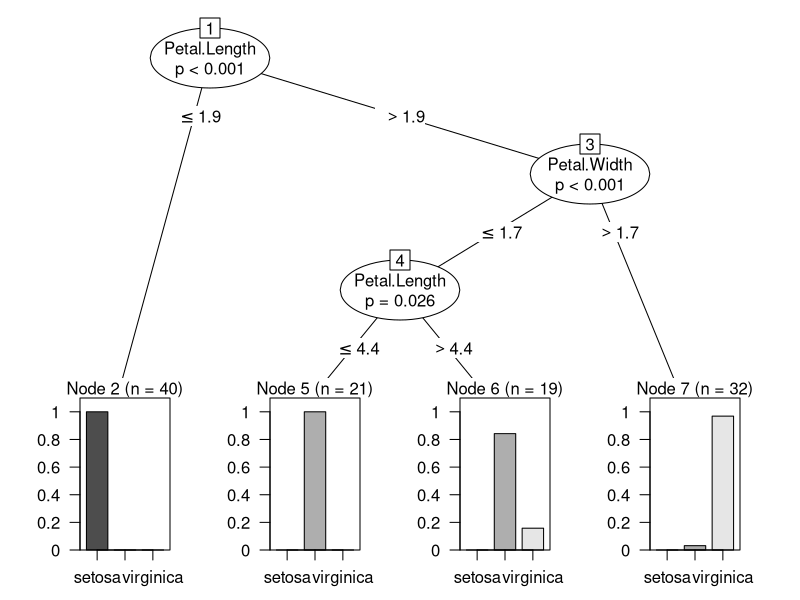
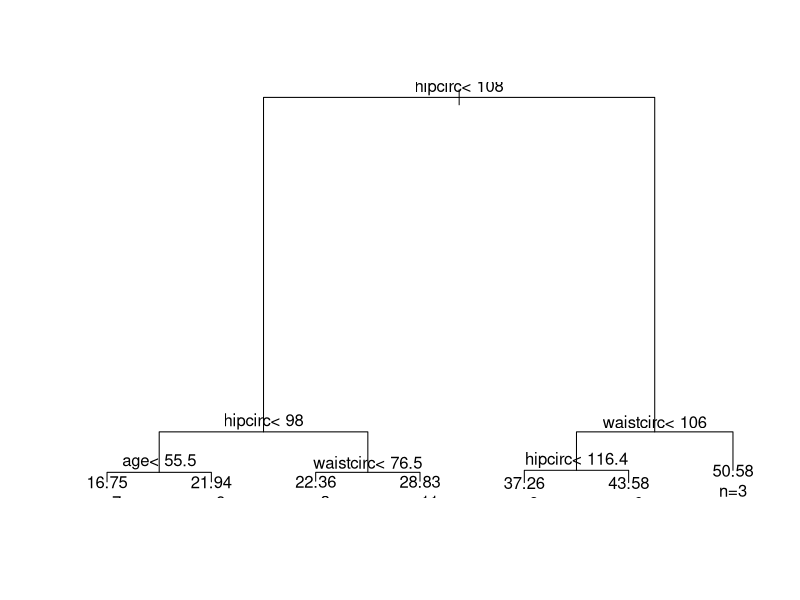
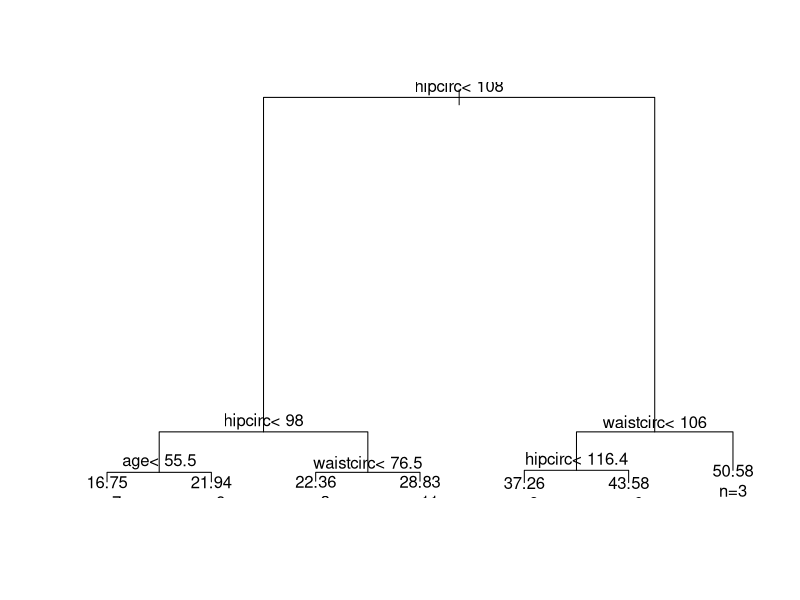
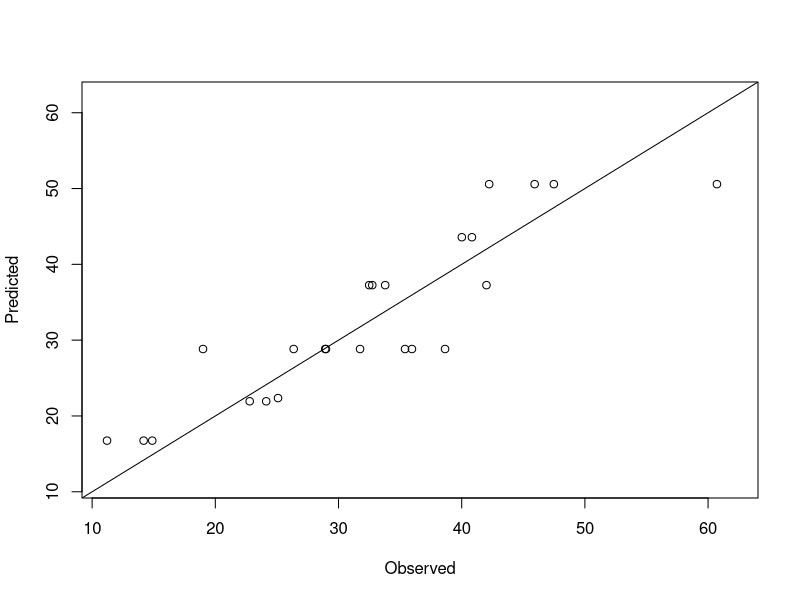
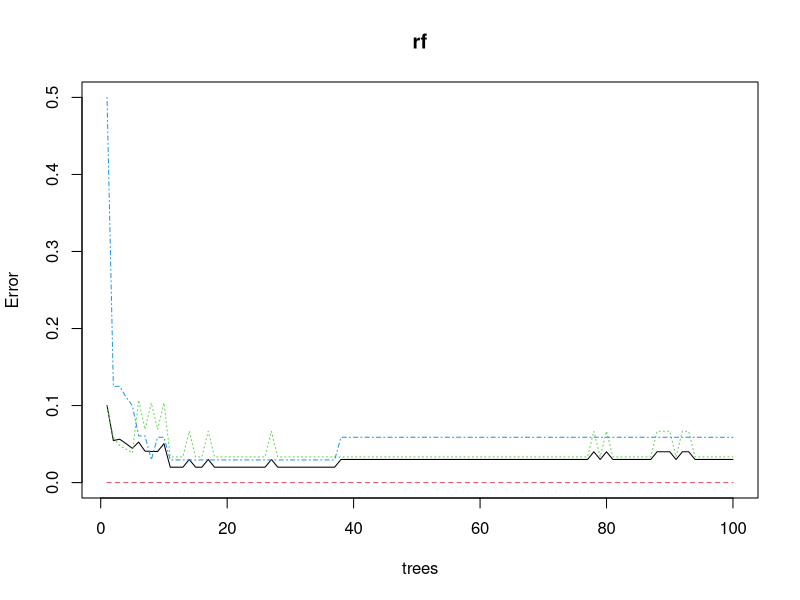
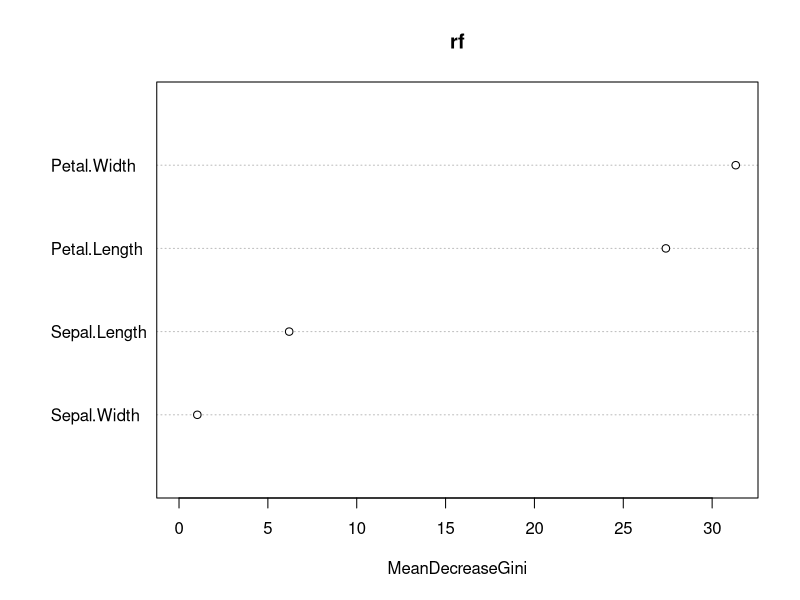
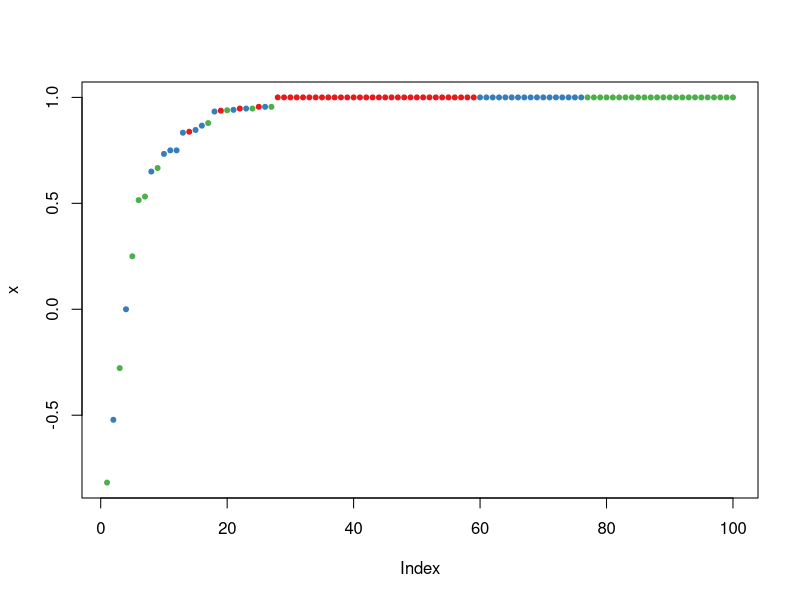

Source code (R) for these figures, in order:
dim(iris)
str(iris)

#CASE 1: training and predicting using a decision tree

#split the data into two sets
set.seed(1234)
ind <- sample(2, nrow(iris), replace=TRUE, prob=c(0.7, 0.3))
trainData <- iris[ind==1,]
testData <- iris[ind==2,]

#build a decision tree and use it to predict
#install.packages("party")
library(party)
myFormula <- Species ~ Sepal.Length + Sepal.Width + Petal.Length + Petal.Width
iris_ctree <- ctree(myFormula, data=trainData, controls = ctree_control(maxdepth = 3))

#check the prediction
table(predict(iris_ctree), trainData$Species)

#plot the tree
plot(iris_ctree)

# predict on test data
testPred <- predict(iris_ctree, newdata = testData)
table(testPred, testData$Species)

#CASE 2: training a decision tree, pruning the tree based on
#prediction error, making a prediction from the pruned tree

#load the body fat data
data("bodyfat", package="TH.data")
dim(bodyfat)

#split into training and test subsets, and a decision tree is built 
#on the training data
ind <- sample(2, nrow(bodyfat), replace=TRUE, prob=c(0.7, 0.3))
bodyfat.train <- bodyfat[ind==1,]
bodyfat.test <- bodyfat[ind==2,]

# train a decision tree
library(rpart)
myFormula <- DEXfat ~ age + waistcirc + hipcirc + elbowbreadth + kneebreadth
bodyfat_rpart <- rpart(myFormula, data = bodyfat.train,
                       control = rpart.control(minsplit = 10))

#print the complexity parameter table
print(bodyfat_rpart$cptable)

#plot the tree
plot(bodyfat_rpart)
text(bodyfat_rpart, use.n=T)

#select the tree with the minimum prediction error
opt <- which.min(bodyfat_rpart$cptable[,"xerror"])
cp <- bodyfat_rpart$cptable[opt, "CP"]
bodyfat_prune <- prune(bodyfat_rpart, cp = cp)

#plot the pruned tree
plot(bodyfat_prune)
text(bodyfat_prune, use.n=T)

#use the pruned tree to make predictions
DEXfat_pred <- predict(bodyfat_prune, newdata=bodyfat.test)
xlim <- range(bodyfat$DEXfat)

#plot the predictions
plot(DEXfat_pred ~ DEXfat, data=bodyfat.test, xlab="Observed",
     ylab="Predicted", ylim=xlim, xlim=xlim)
abline(a=0, b=1)


#CASE 3: random forest

#create the test and training set
ind <- sample(2, nrow(iris), replace=TRUE, prob=c(0.7, 0.3))
trainData <- iris[ind==1,]
testData <- iris[ind==2,]

#train a random forest
library(randomForest)
rf <- randomForest(Species ~ ., data=trainData, ntree=100, proximity=TRUE)
table(predict(rf), trainData$Species)

#display the random forest
plot(rf)
importance(rf)
varImpPlot(rf)

#use the random forest to make predictions
irisPred <- predict(rf, newdata=testData)
table(irisPred, testData$Species)

#plot the predictions
plot(margin(rf, testData$Species))
